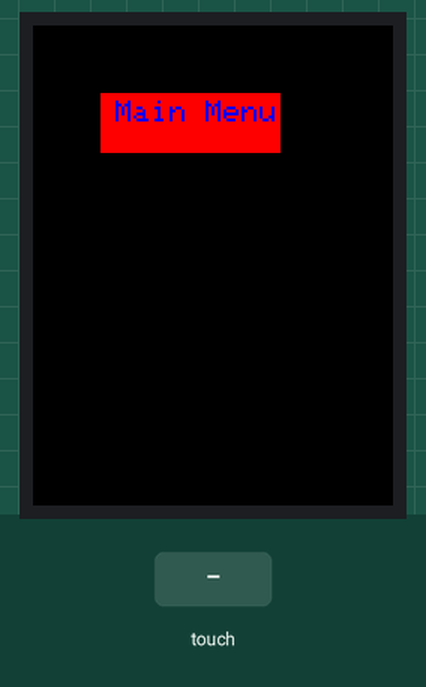
Simulated run of this sketch. Board: Arduino Uno, built with avr-gcc and run on an emulated ATmega328P. On the bench: 240×320 colour display. The inputs (shaded band) are chosen by the test bench. What the sketch prints to the serial monitor is not drawn.

Above: at 1.1 s.
1.2 s: touch panel pressed at 13 % / 10 % of its raw x / y range
Timing chart, 0 to 4.2 s (numbered marks = the images above; inputs shaded):
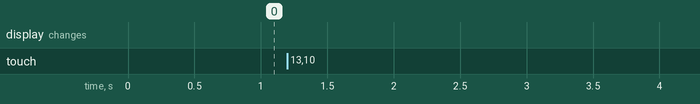

The sketch:

LCDTEST.ino
```cpp
// Paint example specifically for the TFTLCD breakout board.
// If using the Arduino shield, use the tftpaint_shield.pde sketch instead!
// DOES NOT CURRENTLY WORK ON ARDUINO LEONARDO

// Modified for SPFD5408 Library by Joao Lopes
// Version 0.9.2 - Rotation for Mega

// *** SPFD5408 change -- Begin
#include <SPFD5408_Adafruit_GFX.h>    // Core graphics library
#include <SPFD5408_Adafruit_TFTLCD.h> // Hardware-specific library
#include <SPFD5408_TouchScreen.h>
// *** SPFD5408 change -- End

#if defined(__SAM3X8E__)
    #undef __FlashStringHelper::F(string_literal)
    #define F(string_literal) string_literal
#endif

// When using the BREAKOUT BOARD only, use these 8 data lines to the LCD:
// For the Arduino Uno, Duemilanove, Diecimila, etc.:
//   D0 connects to digital pin 8  (Notice these are
//   D1 connects to digital pin 9   NOT in order!)
//   D2 connects to digital pin 2
//   D3 connects to digital pin 3
//   D4 connects to digital pin 4
//   D5 connects to digital pin 5
//   D6 connects to digital pin 6
//   D7 connects to digital pin 7

// For the Arduino Mega, use digital pins 22 through 29
// (on the 2-row header at the end of the board).
//   D0 connects to digital pin 22
//   D1 connects to digital pin 23
//   D2 connects to digital pin 24
//   D3 connects to digital pin 25
//   D4 connects to digital pin 26
//   D5 connects to digital pin 27
//   D6 connects to digital pin 28
//   D7 connects to digital pin 29

// For the Arduino Due, use digital pins 33 through 40
// (on the 2-row header at the end of the board).
//   D0 connects to digital pin 33
//   D1 connects to digital pin 34
//   D2 connects to digital pin 35
//   D3 connects to digital pin 36
//   D4 connects to digital pin 37
//   D5 connects to digital pin 38
//   D6 connects to digital pin 39
//   D7 connects to digital pin 40

#define YP A3  // must be an analog pin, use "An" notation!
#define XM A2  // must be an analog pin, use "An" notation!
#define YM 9   // can be a digital pin
#define XP 8   // can be a digital pin

// Original values
//#define TS_MINX 150
//#define TS_MINY 120
//#define TS_MAXX 920
//#define TS_MAXY 940

// Calibrate values
#define TS_MINX 125
#define TS_MINY 85
#define TS_MAXX 965
#define TS_MAXY 905

// For better pressure precision, we need to know the resistance
// between X+ and X- Use any multimeter to read it
// For the one we're using, its 300 ohms across the X plate
TouchScreen ts = TouchScreen(XP, YP, XM, YM, 300);

#define LCD_CS A3
#define LCD_CD A2
#define LCD_WR A1
#define LCD_RD A0
// optional
#define LCD_RESET A4

// Assign human-readable names to some common 16-bit color values:
#define  BLACK   0x0000
#define BLUE    0x001F
#define RED     0xF800
#define GREEN   0x07E0
#define CYAN    0x07FF
#define MAGENTA 0xF81F
#define YELLOW  0xFFE0
#define WHITE   0xFFFF


Adafruit_TFTLCD tft(LCD_CS, LCD_CD, LCD_WR, LCD_RD, LCD_RESET);

#define BOXSIZE 80
#define PENRADIUS 2
int oldcolor, currentcolor;

void setup() {
  // put your setup code here, to run once:
  Serial.begin(9600);
  Serial.println(F("Paint"));
  uint16_t identifier = tft.readID();
  if(identifier == 0x9341){
    Serial.println(F("Found ILI9431 LCD driver"));
    Serial.println(identifier, HEX);
    }
    else {
    Serial.print(F("Unknown LCD driver chip: "));
    Serial.println(identifier, HEX);
    Serial.println(F("If using the Adafruit 2.8\" TFT Arduino shield, the line:"));
    Serial.println(F("  #define USE_ADAFRUIT_SHIELD_PINOUT"));
    Serial.println(F("should appear in the library header (Adafruit_TFT.h)."));
    Serial.println(F("If using the breakout board, it should NOT be #defined!"));
    Serial.println(F("Also if using the breakout, double-check that all wiring"));
    Serial.println(F("matches the tutorial."));
    return;
  }
  tft.begin(identifier);
  tft.setRotation(0);
  drawBorder();

  tft.fillScreen(BLACK);
  tft.fillRect(45, 45, 120, 40, RED);

  tft.setCursor(55, 50);
  tft.setTextSize(2);
  tft.setTextColor(BLUE);
  tft.println("Main Menu");


  waitOneTouch();

  tft.fillRect(0, 0, 80, BOXSIZE , RED);
  tft.fillRect(0, 40, 80, BOXSIZE, YELLOW);
  tft.fillRect(0, 80, 80, BOXSIZE, GREEN);
  //tft.fillRect(0, 120, 80, BOXSIZE, CYAN);

  tft.setCursor(10,20 );
  tft.setTextSize(1);
  tft.setTextColor(BLUE);
  tft.println("Temp:");

  tft.setCursor(10, 50);
  tft.setTextSize(1);
  tft.setTextColor(BLUE);
  tft.println("Humid");

  tft.setCursor(10, 60);
  tft.setTextSize(1);
  tft.setTextColor(BLUE);
  tft.println("GPS");


}

#define MINPRESSURE 10
#define MAXPRESSURE 1000

void loop() {
  for (int x = 1; x < 200;x++){
  // put your main code here, to run repeatedly:
  tft.fillCircle(0, 0, x, RED);
  }
  for (int y = 200; y < 400; y++)
  {
  tft.fillCircle(0, 0, y, BLACK);
  }
}

TSPoint waitOneTouch() {

  // wait 1 touch to exit function

  TSPoint p;

  do {
    p= ts.getPoint();

    pinMode(XM, OUTPUT); //Pins configures again for TFT control
    pinMode(YP, OUTPUT);

  } while((p.z < MINPRESSURE )|| (p.z > MAXPRESSURE));

  return p;
}

void drawBorder(){

    uint16_t width = tft.width() - 1;
    uint16_t height = tft.height() - 1;
    uint8_t border = 3;

    tft.fillScreen(BLACK);
    tft.fillRect(border, border, (width - border * 2), (height - border * 2 ), WHITE);
}
```
